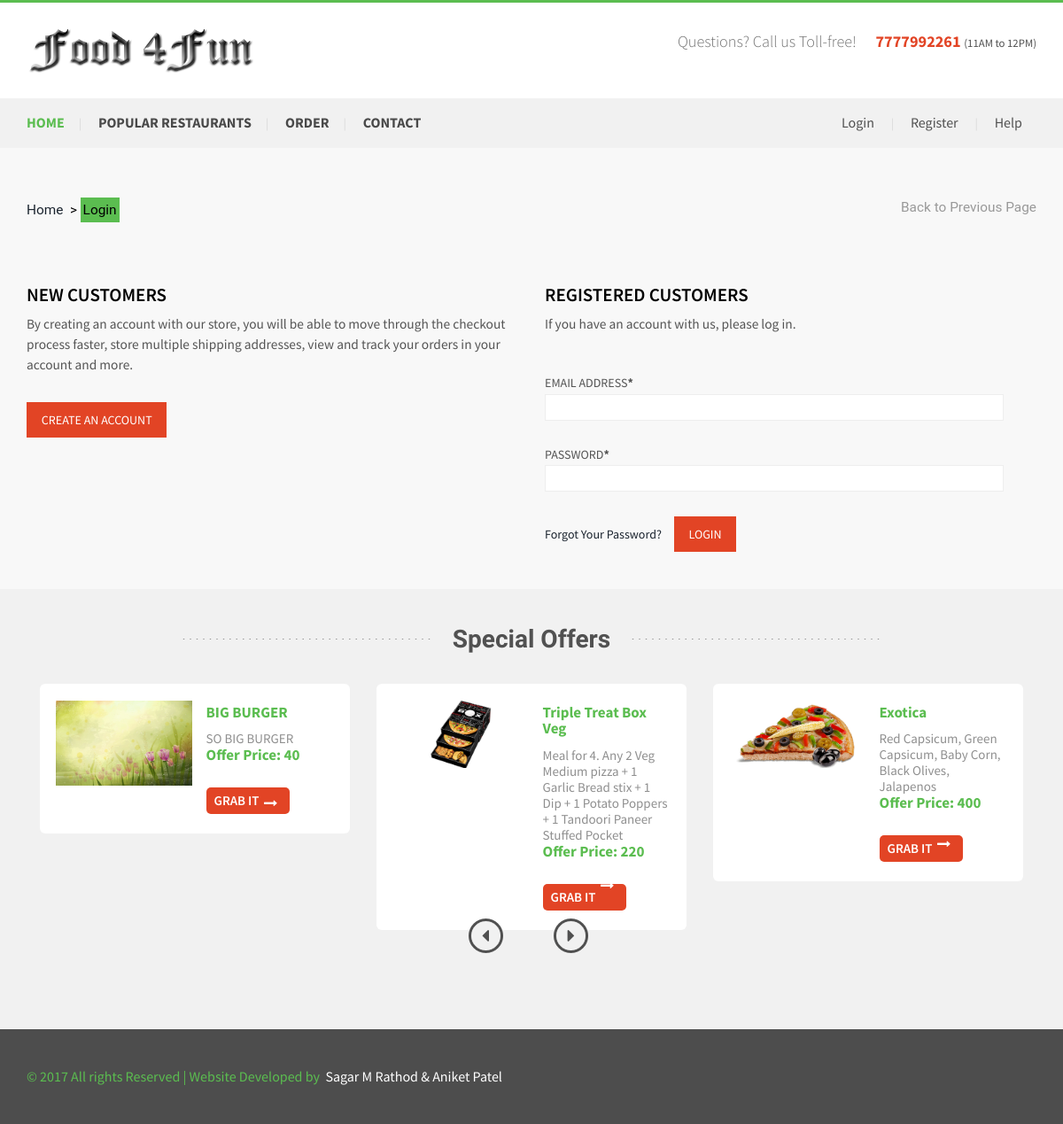
Screenshot of /index.php/foodshop/login with the database file from the repository.
### tables this page shows
CREATE TABLE IF NOT EXISTS `products` (
  `id` int(11) NOT NULL AUTO_INCREMENT,
  `resid` int(11) NOT NULL DEFAULT '0',
  `name` varchar(100) NOT NULL,
  `details` text NOT NULL,
  `picture` varchar(20) NOT NULL,
  `price` double(6,2) NOT NULL DEFAULT '0.00',
  `proprice` double(6,2) NOT NULL DEFAULT '0.00',
  `status` tinyint(1) NOT NULL DEFAULT '1',
  `isSpcl` int(2) DEFAULT '0',
  `spclprice` decimal(8,0) DEFAULT '0',
  `validaty` varchar(20) DEFAULT '0000-00-00',
  PRIMARY KEY (`id`),
  KEY `resid` (`resid`)
);

### application/views/main.php (called while the page is built, shortened)
<?php $this->load->view('header');?>
<?php $this->load->view($page);?>

### application/controllers/Foodshop.php (called while the page is built, shortened)
<?php
class Foodshop extends CI_Controller {
	public function __construct()
	{
		$this->load->library('form_validation','User_agent');
		$this->load->helper(array('form', 'url','file','custom_helper','security'));
		$this->load->database();
		$this->load->model('pathlab_model');
	}
  function login()
  {
    $data = array();
    $data['special_offers']=$this->pathlab_model->getSpecialOffers();
    if(isset($_POST['submit']))
    {
     $this->form_validation->set_rules('Username', 'Usernameme', 'trim|required');
     $this->form_validation->set_rules('Password', 'Password', 'trim|required');
     $this->form_validation->set_error_delimiters('<span class="fielderror">', '</span>');
     if($this->form_validation->run() == FALSE)
     {
      $data['reset'] = FALSE;
    }
    else
    {
      $uname = $this->input->post('Username');
      $password = $this->input->post('Password');
      if($this->pathlab_model->userlogin($uname, $password))
      {
       redirect(base_url().'Order');
     }
     else
     {
       $data['error'] = 'Wrong Username/password combination, please try again !';
       $data['page'] = 'login';
       $this->load->view('main', $data);
     }
   }
 }
 else
 {
   $data['page'] = 'login';
   $this->load->view('main', $data);
 }
}
}

### index.php (called while the page is built, shortened)
<?php
require_once BASEPATH.'core/CodeIgniter.php';

### application/models/pathlab_model.php (called while the page is built, shortened)
<?php
class pathlab_model extends CI_Model
{
	function getSpecialOffers()
	{
		$this->db->select('*');
		$this->db->from('products');
		$this->db->where('isSpcl', 1);
		return $this->db->get()->result_array();
	}
}
?>

### application/views/login.php (the view, shortened to what this page needs)
<div class="container">
	<div class="login-page">
		<div class="dreamcrub">
			<ul class="breadcrumbs">
				<li class="home">
					<a href="index.html" title="Go to Home Page">Home</a>&nbsp;
					<span>&gt;</span>
				</li>
				<li class="women">
					Login
				</li>
			</ul>
			<ul class="previous">
				<li><a href="<?=PATH?>">Back to Previous Page</a></li>
			</ul>
			<div class="clearfix"></div>
		</div>
		<div class="account_grid">
			<div class="col-md-6 login-left wow fadeInLeft" data-wow-delay="0.4s">
				<h3>NEW CUSTOMERS</h3>
				<p>By creating an account with our store, you will be able to move through the checkout process faster, store multiple shipping addresses, view and track your orders in your account and more.</p>
				<a class="acount-btn" href="<?=PATH?>Register">Create an Account</a>
			</div>
			<div class="col-md-6 login-right wow fadeInRight" data-wow-delay="0.4s">
				<h3>REGISTERED CUSTOMERS</h3>
				<p>If you have an account with us, please log in.</p>
				<form action="<?=PATH?>login" method="post">
					<div>
						<span>Email Address<label>*</label></span>
						<input type="text" name="Username">
					</div>
					<div>
						<span>Password<label>*</label></span>
						<input type="password" name="Password">
					</div>
					<a class="forgot" href="#">Forgot Your Password?</a>
					<input type="submit" value="Login" name="submit">
				</form>
			</div>
			<div class="clearfix"> </div>
		</div>
	</div>
</div>
<div class="special-offers-section">
	<div class="container">
		<div class="special-offers-section-head text-center dotted-line">
			<h4>Special Offers</h4>
		</div>
		<div class="special-offers-section-grids">
			<div class="container">
				<ul id="flexiselDemo3">
					<?php
					if(isset($special_offers))
					{
						foreach ($special_offers as $row) {
							echo '<li><div class="offer"><div class="offer-image"><img src="'.ASSETS.'admin/products/'.$row['picture'].'" class="img-responsive" alt=""/></div><div class="offer-text"><h4>'.ucfirst($row['name']).'</h4><p>'.$row['details'].'</p><br/><h4>Offer Price: '.$row['spclprice'].'</h4><input type="button" value="Grab It"><span></span></div><div class="clearfix"></div></div></li>';
						}	}
						?></ul>
					</div>
				</div>
			</div>
		</div>

### assets/css/style.css (style rules this page uses)
body { padding:0; margin:0; font-family: 'Source Sans Pro', sans-serif; }
body a { transition:0.5s all; -webkit-transition:0.5s all; -moz-transition:0.5s all; -o-transition:0.5s all; -ms-transition:0.5s all; }
input[type="button"],input[type="submit"] { transition:0.5s all; -webkit-transition:0.5s all; -moz-transition:0.5s all; -o-transition:0.5s all; -ms-transition:0.5s all; }
h1,h2,h3,h4,h5,h6 { margin:0; }
p { margin:0; }
ul { margin:0; padding:0; }
label { margin:0; }
.dotted-line h4 { color:#E24425; font-weight:300; font-size:1.7em; width:80%; margin: 0 auto; }
.dotted-line { background: url(../images/dotted-line.png) no-repeat 176px 14px; margin:1em 0 2.5em 0; }
.special-offers-section-head h4 { color: #515151; font-family: 'Lobster Two', cursive; font-size: 2em; font-weight: 700; }
.special-offers-section { background:#F1F1F1; padding:2em 0; }
.special-offers-section-grids { padding-bottom: 6em; }
#flexiselDemo3 { display: none; }
.nbs-flexisel-ul { position: relative; width: 9999px; margin: 0px; padding: 0px; list-style-type: none; text-align: center; }
.nbs-flexisel-item { float: left; margin: 0px; padding: 0px; cursor: pointer; position: relative; line-height: 0px; padding-right:30px; }
.offer { background:#fff; padding:1.3em; border-radius:6px; }
.offer-image { float:left; width:49%; margin-right: 5%; }
.offer-text { float:left; width:46%; text-align: left; margin: 0.3em 0; position:relative; }
.offer-text span { width: 20px; height: 15px; background: url("../images/img-sprite.png") no-repeat -260px -58px; display: inline-block; position: absolute; top: 85%; right: 43%; }
.offer-text h4 { color:#5BBD50; font-weight:700; font-size:17px; margin-bottom:0.7em; }
.offer-text p { color:#8F8F8F; font-weight:400; font-size:15px; line-height:1.2em; }
.offer-text input[type="button"] { padding: 1em 2.3em 1em 0.6em; border:none; outline:none; border-radius:5px; color:#fff; background:#E24425; font-size:15px; font-weight:600; text-transform:uppercase; margin-top:1em; }
ul.breadcrumbs { padding:0; list-style:none; float:left; }
ul.breadcrumbs li { display:inline-block; font-size:0.8125em; color:#999; }
ul.breadcrumbs li.women { background:#faef03; padding:3px; }
ul.previous { padding:0; list-style:none; float:right; }
ul.previous li a { color:#999; font-size:0.8125em; }
.dreamcrub { margin:2em 0; font-family: 'Roboto', sans-serif; }
#flexiselDemo1, #flexiselDemo3 { display: none; }
.login-left { padding: 0; }
.login-left h3, .login-right h3 { color:#000; font-size: 1.5em; padding-bottom: 0.5em; font-weight:600; }
.login-left p, .login-right p { color: #555; display: block; font-size: 1.1em; margin: 0 0 2em 0; line-height: 1.5em; }
.acount-btn { background: #E24425; color: #FFF; font-size: 1em; padding: 0.7em 1.2em; transition: 0.5s all; -webkit-transition: 0.5s all; -moz-transition: 0.5s all; -o-transition: 0.5s all; display: inline-block; text-transform: uppercase; }
.login-right form { padding: 1em 0; }
.login-right form div { padding: 0 0 2em 0; }
.login-right span { color: #555; font-size:1em; padding-bottom: 0.2em; display: block; text-transform: uppercase; }
.login-right input[type="text"],.login-right input[type="password"] { border: 1px solid #EEE; outline-color:#fb4d01; width: 96%; font-size:0.8125em; padding: 0.5em; }
.login-right input[type="submit"] { background: #E24425; color: #FFF; font-size: 1em; padding: 0.7em 1.2em; transition: 0.5s all; -webkit-transition: 0.5s all; -moz-transition: 0.5s all; -o-transition: 0.5s all; display: inline-block; text-transform: uppercase; border:none; outline:none; }
a.forgot { font-size: 1em; margin-right: 11px; }
ul.breadcrumbs li { display:inline-block; font-size:1.1em; color:#000; }
ul.breadcrumbs li.women { background:#5BBD50; padding:3px; }
ul.previous li a { color:#999; font-size:1.1em; }
.dreamcrub { margin:2em 0 5em 0; font-family: 'Roboto', sans-serif; }
.login-page { padding: 2em 0; }

### rows the page displays
products: picture (picture), name "BIG BURGER", details "SO BIG BURGER", spclprice "40"
products: picture (picture), name "Triple Treat Box Veg", details "Meal for 4. Any 2 Veg Medium pizza + 1 Garlic Bread stix + 1 Dip + 1 Potato Poppers + 1 Tandoori Paneer Stuffed Pocket", spclprice "220"
products: picture (picture), name "Exotica", details "Red Capsicum, Green Capsicum, Baby Corn, Black Olives, Jalapenos", spclprice "400"
